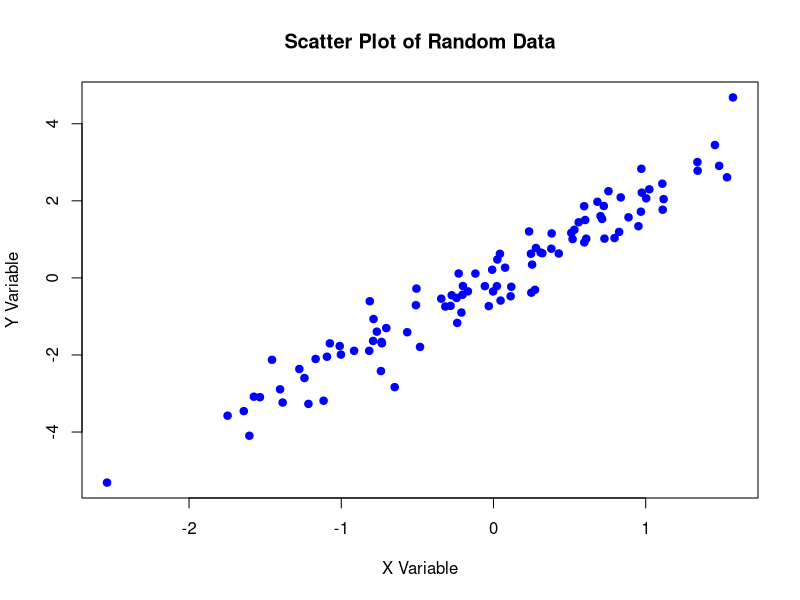

R code for this plot:
# Load required library for generating random names
if (!require("uuid")) {
  install.packages("uuid", repos = "https://cran.rstudio.com/")
  library(uuid)
}

# Generate random filename
random_name <- paste0("scatter_plot_", UUIDgenerate(), ".png")
print(paste("Saving plot to:", random_name))

# Create sample data
x <- rnorm(100) # 100 random numbers for x-axis
y <- 2 * x + rnorm(100, sd = 0.5) # y-axis with some correlation and noise

# Save the plot as a PNG file
png(random_name, width = 800, height = 600)

# Create the scatter plot
plot(x, y,
     main = "Scatter Plot of Random Data",
     xlab = "X Variable",
     ylab = "Y Variable",
     pch = 19, # solid circles
     col = "blue" # color of points
)

# Close the PNG device to save the file
dev.off()

print(paste("Plot saved successfully to", random_name))
